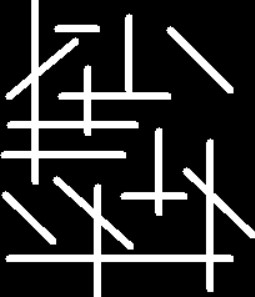
#> input picture Practical_7/line.jpg, 255 x 297 px
$ python Hough.py
#> lines starting #> are read from the running program, lines starting #| are printed output that depends on the picture; after the words box and inside, x2 and y2 are one past the last pixel; in counts of white or black regions, pixels touching at a corner belong together
import cv2
import numpy as np

img=cv2.imread('line.jpg')
#> img is the input picture: shape (297, 255, 3); min 0, max 255, mean 44.6
gray=cv2.cvtColor(img,cv2.COLOR_BGR2GRAY)
edges=cv2.Canny(gray,75,150)
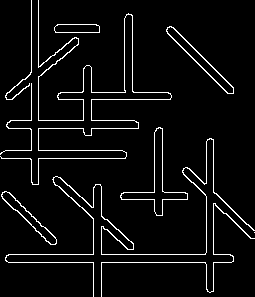
#> edges: shape (297, 255); 5.1% white in thin lines or dots
lines=cv2.HoughLinesP(edges,1,np.pi/180,30,maxLineGap=250)
#> lines = 36 rows, first 6: [38, 262, 38, 0], [8, 254, 230, 254], [31, 262, 31, 0], [8, 262, 231, 262], [206, 289, 206, 60], [5, 150, 213, 150]
for line in lines:
    x1,y1,x2,y2=line[0]
    cv2.line(img,(x1,y1),(x2,y2),(0,0,128),1)
#> this loop made 36 passes
#> (x1, y1, x2, y2) on passes 1 to 12: (38, 262, 38, 0), (8, 254, 230, 254), (31, 262, 31, 0), (8, 262, 231, 262), (206, 289, 206, 60), (5, 150, 213, 150), (8, 128, 162, 128), (166, 31, 228, 93), (6, 99, 170, 99), (213, 291, 213, 67), (10, 120, 134, 120), (1, 158, 162, 158)
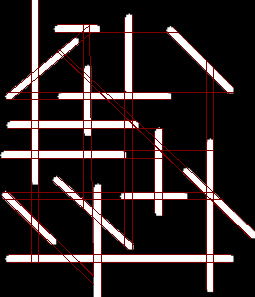
#> img: shape (297, 255, 3); 6.99% of pixels changed, all inside (x1, y1, x2, y2) = (1, 0, 255, 297)
edges=cv2.resize(edges,(512,512))
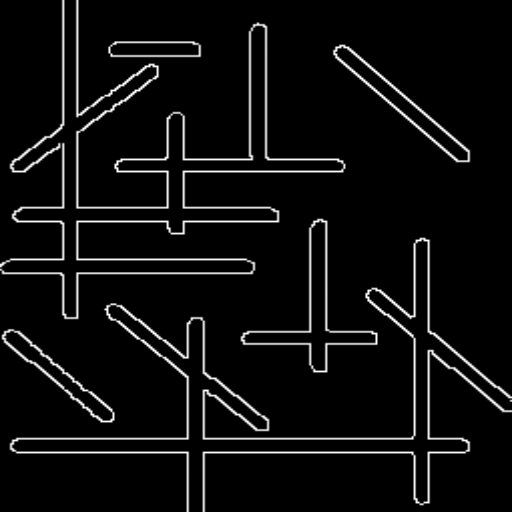
#> edges: shape (512, 512); min 0, max 255, mean 13.1
img=cv2.resize(img,(512,512))
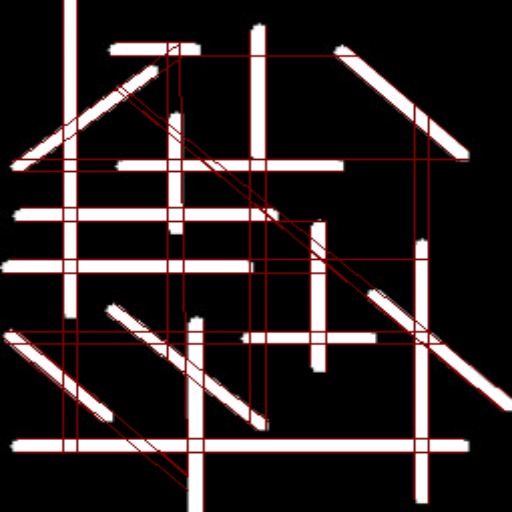
#> img: shape (512, 512, 3); mean B, G, R 37.1, 37.1, 46.1
cv2.imshow("linesEdges",edges)
cv2.imshow("LineDetected",img)
cv2.waitKey(0)
cv2.destroyAllWindows()
